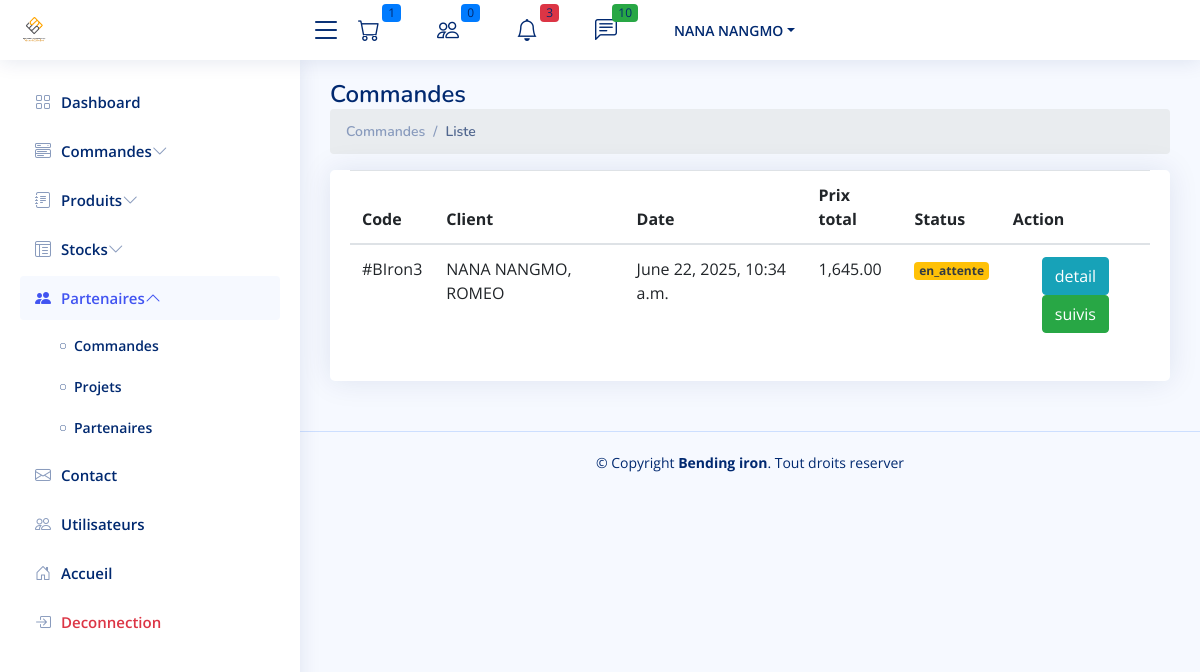
The page /cpanel/commandes/ (signed in) on the database its author committed.
### auth_app/models.py (models this page shows)
class CustomUser(AbstractUser):
    phone_number = models.CharField(max_length=200)
    is_partenaire = models.BooleanField(default=0)
    groups = models.ManyToManyField(Group, related_name="customuser_set")
    user_permissions = models.ManyToManyField(Permission, related_name="customuser_set")
    def __str__(self):
        return f"{self.last_name}, {self.first_name}"

### usesOrders/models.py (models this page shows, shortened)
class Order(models.Model):
    user = models.ForeignKey(CustomUser, on_delete=models.CASCADE)
    created_at = models.DateTimeField(auto_now_add=True)
    updated_at = models.DateTimeField(auto_now=True)
    @property
    def get_prix_total(self):
        return sum(item.prix_u * item.quantite for item in self.orderitem_set.all())
    @property
    def get_statut_actuel(self):
        dernier_traiment = self.traiment_set.order_by('-created_at').first()
        return dernier_traiment.statut if dernier_traiment else "Aucun traitement"

class OrderItem(models.Model):
    order = models.ForeignKey(Order, on_delete=models.CASCADE)
    produit = models.ForeignKey(Produit, on_delete=models.CASCADE)
    details = models.JSONField()  # Détails du produit (dimensions, choix d'angle, etc.)
    quantite = models.PositiveIntegerField(default=1)
    prix_u = models.DecimalField(max_digits=10, decimal_places=2)

class Traiment(models.Model):
    order = models.ForeignKey(Order, on_delete=models.CASCADE)
    user = models.ForeignKey(CustomUser, on_delete=models.CASCADE)
    statut = models.CharField(max_length=20, choices=[
        ('en_attente', 'En attente'),
        ('en_production', 'En production'),
        ('pret_pour_livraison', 'Pret pour livraison'),
        ('solde_facture', 'Solde ma facture'),
        ('termine', 'Livraison termine'),
    ], default='en_attente')
    created_at = models.DateTimeField(auto_now_add=True)  # ➕ important pour trier

### admin_site/views.py (the view)
# urls.py: path('commandes/', ListOrder.as_view(), name='order.list'),
class ListOrder(AdminOrSuperAdminRequiredMixin,ListView):
   model=Order
   context_object_name = 'orders'
   template_name = 'order/list.html'
   def get_queryset(self):
        return Order.objects.order_by('-created_at')

### admin_site/views.py (called while the page is built)
    def dispatch(self, request, *args, **kwargs):
        if not (request.user.groups.filter(name='admin').exists() or request.user.groups.filter(name='superadmin').exists()):
            return HttpResponseForbidden("Vous n'avez pas accès à cette page.")
        return super().dispatch(request, *args, **kwargs)

### contact/context_processor.py (called while the page is built)
def unread_messages(request):
    pass
    unread_messages =Contact.get_unread_messages()
    return {
        'unread_messages_count': unread_messages.count(),
        'unread_messages': unread_messages,
    }

### contact/models.py (called while the page is built)
    @staticmethod
    def get_unread_messages():
        return Contact.objects.filter(is_read=False).order_by('-created_at').all()

### fer/context_processors.py (called while the page is built)
def seuil_critique_count(request):
    seuil_count = sum(1 for fer in Fer.objects.all() if fer.sueil_atteint)
    return {
        'fer_seuil_critique_count': seuil_count
    }

### fer/models.py (called while the page is built)
    @property
    def longueur_totale(self):
        total = self.mouvement_set.annotate(
            total_longueur=ExpressionWrapper(F('longueur_m') * F('quantite'), output_field=DecimalField())
        ).aggregate(longueur_totale=Sum('total_longueur'))['longueur_totale']
        return total or 0

    @property
    def sueil_atteint(self):
       if self.longueur_totale < self.longueur_critique :
           return True
       else :
           return False

### produits/models.py (called while the page is built)
    @property
    def prix_utile(self):
        return self.prix/12000

### usesOrders/context_proccessor.py (called while the page is built)
def panier_count(request):
    if request.user.is_authenticated:
        panier = Cart.objects.filter(user=request.user).first()
        if panier :
            items=CartItem.objects.filter(cart_id=panier.id)
            total_articles = items.count()
            if total_articles :
                total_articles = items.count()
            else :
                total_articles = 0
        else:
         total_articles = 0
    else:
        total_articles = 0  # Si l'utilisateur n'est pas connecté, il n'y a pas de panier
    return {'panier_count': total_articles,}

def commandes_en_attente(request):
    nb_en_attente = 0
    commandes = Order.objects.all()
    for commande in commandes:
        dernier_traiment = Traiment.objects.filter(order=commande).order_by('-created_at').first()
        if dernier_traiment and dernier_traiment.statut == 'en_attente':
            nb_en_attente += 1
    return {
        'nb_order': nb_en_attente
    }

### admin_site/templates/order/list.html (shortened to what this page needs)
{% extends '../app.html' %}
{% block 'content' %}
{% load static %}
{% load humanize %}
<main id="main" class="main">
    <div class="pagetitle">
        <h1>Commandes</h1>
        <nav>
            <ol class="breadcrumb">
                <li class="breadcrumb-item"><a href="/">Commandes</a></li>
                <li class="breadcrumb-item active">Liste</li>
            </ol>
        </nav>
    </div>
    <section class="section">
        <div class="row">
            <div class="col-lg-12">
                <div class="card">
                    <div class="card-body">
                        <table class="table datatable">
                            <thead>
                                <tr>
                                    <th>Code</th>
                                    <th>Client</th>
                                    <th>Date</th>
                                    <th>Prix total</th>
                                    <th>Status</th>
                                    <th>Action</th>
                                </tr>
                            </thead>
                            <tbody>
                                {% for order in orders %}
                                <tr>
                                    <td>#BIron{{order.id}}</td>
                                    <td>{{order.user}}</td>
                                    <td>{{order.created_at}}</td>
                                    <td>{{order.get_prix_total|intcomma}}</td>
                                    <th>
                                        {% if order.get_statut_actuel == "en_attente" %}
                                        <span class="badge bg-warning text-dark">
                                            {{order.get_statut_actuel}}
                                        </span>
                                        {%endif%}
                                    </th>
                                    <td class='text-center'>
                                        <a href="{% url 'order.detail' order.id %}" class='btn btn-info'
                                            name='supprimer'>detail</a>
                                            <a href="{% url 'order.suivis' order.id %}" class='btn btn-success'
                                            name='supprimer'>suivis</a>
                                    </td>
                                </tr>
                                {% endfor %}
                            </tbody>
                        </table>
                    </div>
                </div>
            </div>
        </div>
    </section>
</main>
{%endblock%}

### admin_site/templates/includes/navbar.html (shortened to what this page needs)
{% load static %}
<header id="header" class="header fixed-top d-flex align-items-center">
    <div class="d-flex align-items-center justify-content-between">
        <a href="{% url 'font.index' %}" class="logo d-flex align-items-center">
            <img width="" src="{% static 'front/images/footer-img.png' %}" alt="DFMAC">
        </a>
        <i class="bi bi-list toggle-sidebar-btn"></i>
    </div>
    <nav class="header-nav ms-auto">
        <ul class="d-flex align-items-center">
            <li class="nav-item dropdown">
                <a class="nav-link nav-icon" href="#" data-bs-toggle="dropdown">
                    <i class="bi bi-cart"></i>
                    <span class="badge bg-primary badge-number">{{nb_order}}</span>
                </a>
            </li>
            <li class="nav-item dropdown">
                <a class="nav-link nav-icon" href="#" data-bs-toggle="dropdown">
                    <i class="bi bi-people"></i>
                    <span class="badge bg-primary badge-number">0</span>
                </a>
            </li>
            <li class="nav-item dropdown">
                <a class="nav-link nav-icon" href="#" data-bs-toggle="dropdown">
                    <i class="bi bi-bell"></i>
                    <span class="badge bg-danger badge-number">{{ fer_seuil_critique_count }}</span>
                </a>
            </li>
            <li class="nav-item dropdown">
                <a class="nav-link nav-icon" href="#" data-bs-toggle="dropdown">
                    <i class="bi bi-chat-left-text"></i>
                    <span class="badge bg-success badge-number">{{ unread_messages_count }}</span>
                </a>
            </li>
            <li class="nav-item dropdown pe-3">
                {% if user.is_authenticated %}
                <a class="nav-link nav-profile d-flex align-items-center pe-0" href="#" data-bs-toggle="dropdown">
                    <span class="d-none d-md-block dropdown-toggle ps-2">{{user.last_name}}</span>
                </a>
                {%endif%}
            </li>
        </ul>
    </nav>
</header>

### staticfiles/admin/assets/css/style.css (style rules this page uses)
:root { scroll-behavior: smooth; }
body { font-family: "Open Sans", sans-serif; background: #f6f9ff; color: #444444; }
a { color: #4154f1; text-decoration: none; }
h1, h2, h3, h4, h5, h6 { font-family: "Nunito", sans-serif; }
#main { margin-top: 60px; padding: 20px 30px; transition: all 0.3s; }
.pagetitle { margin-bottom: 10px; }
.pagetitle h1 { font-size: 24px; margin-bottom: 0; font-weight: 600; color: #012970; }
.card { margin-bottom: 30px; border: none; border-radius: 5px; box-shadow: 0px 0 30px rgba(1, 41, 112, 0.1); }
.card-body { padding: 0 20px 20px 20px; }
.breadcrumb { font-size: 14px; font-family: "Nunito", sans-serif; color: #899bbd; font-weight: 600; }
.breadcrumb a { color: #899bbd; transition: 0.3s; }
.breadcrumb .breadcrumb-item::before { color: #899bbd; }
.breadcrumb .active { color: #51678f; font-weight: 600; }
.logo { line-height: 1; }
@media (min-width: 1200px) { .logo { width: 280px; } }
.logo img { max-height: 26px; margin-right: 6px; }
.header { transition: all 0.5s; z-index: 997; height: 60px; box-shadow: 0px 2px 20px rgba(1, 41, 112, 0.1); background-color: #fff; padding-left: 20px; }
.header .toggle-sidebar-btn { font-size: 32px; padding-left: 10px; cursor: pointer; color: #012970; }
.header-nav ul { list-style: none; }
.header-nav>ul { margin: 0; padding: 0; }
.header-nav .nav-icon { font-size: 22px; color: #012970; margin-right: 25px; position: relative; }
.header-nav .nav-profile { color: #012970; }
.header-nav .nav-profile span { font-size: 14px; font-weight: 600; }
.header-nav .badge-number { position: absolute; inset: -2px -5px auto auto; font-weight: normal; font-size: 12px; padding: 3px 6px; }
@media (min-width: 1200px) { #main, #footer { margin-left: 300px; } }

### rows shown on the page
Order: id "3", user "NANA NANGMO, ROMEO", created_at "June 22, 2025, 10:34 a.m.", get_prix_total "1,645.00", get_statut_actuel "en_attente"

### other values the page prints
{{ nb_order }} "1"
{{ fer_seuil_critique_count }} "3"
{{ unread_messages_count }} "10"
{{ user.last_name }} "NANA NANGMO"
